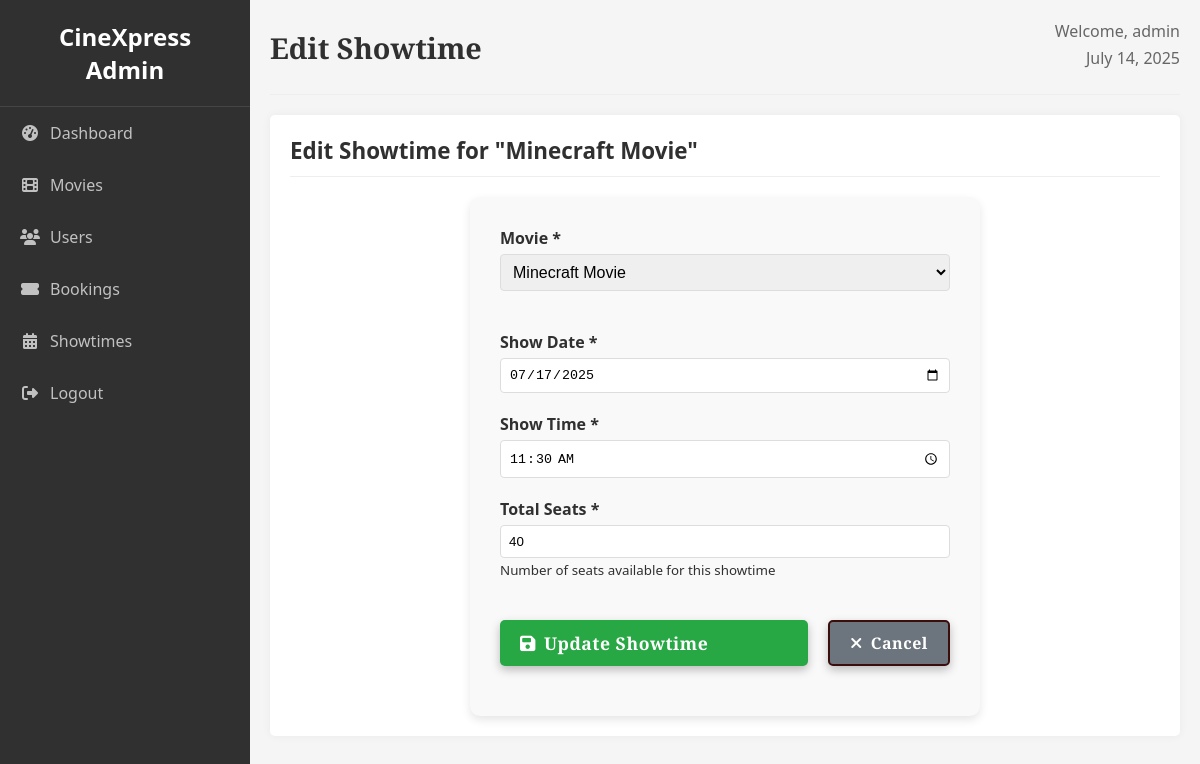
Page /admin/editShowtime.php?id=44 (signed in) on the committed database.
### tables this page shows
CREATE TABLE showtimes (
    id INT PRIMARY KEY AUTO_INCREMENT,
    movie_id INT NOT NULL,
    show_date DATE NOT NULL,
    show_time TIME NOT NULL,
    total_seats INT DEFAULT 40,
    FOREIGN KEY (movie_id) REFERENCES movies(id)
);

CREATE TABLE movies (
    id INT PRIMARY KEY AUTO_INCREMENT,
    title VARCHAR(255) NOT NULL,
    description TEXT,
    genre VARCHAR(100),
    duration INT,
    rating VARCHAR(10),
    release_date DATE,
    poster_url VARCHAR(255),
    status ENUM('now_showing', 'coming_soon') DEFAULT 'now_showing',
    price DECIMAL(10,2) DEFAULT 0.00,
    created_at TIMESTAMP DEFAULT CURRENT_TIMESTAMP
);

### includes/helpers.php (called while the page is built, shortened)
<?php
function e($string) {
    return htmlspecialchars($string, ENT_QUOTES, 'UTF-8');
}
?>

### admin/editShowtime.php (the view, shortened to what this page needs)
<?php
include '../includes/init.php';
$showtime_id = $_GET['id'] ?? '';
$stmt = $conn->prepare("SELECT s.*, m.title as movie_title FROM showtimes s JOIN movies m ON s.movie_id = m.id WHERE s.id = ?");
$stmt->bind_param("i", $showtime_id);
$stmt->execute();
$showtime = $stmt->get_result()->fetch_assoc();
$movies = $conn->query("SELECT id, title FROM movies WHERE status = 'now_showing' ORDER BY title");
?>
<!DOCTYPE html>
<html lang="en">
<head>
    <link rel="stylesheet" href="../assets/css/style.css">
    <link rel="stylesheet" href="https://cdnjs.cloudflare.com/ajax/libs/font-awesome/6.4.0/css/all.min.css">
</head>
<body>
    <div class="admin-wrapper">
        <main class="admin-content">
            <div class="admin-header">
                <div class="admin-title">
                    <h1>Edit Showtime</h1>
                </div>
                <div class="admin-user">
                    <span>Welcome, <?php echo e($_SESSION['display_name'] ?? $_SESSION['username']); ?></span>
                    <span><?php echo date('F j, Y'); ?></span>
                </div>
            </div>
            <div class="admin-section">
                <div class="admin-section-header">
                    <h2>Edit Showtime for "<?php echo e($showtime['movie_title']); ?>"</h2>
                </div>
                <form method="POST" class="admin-form">
                    <div class="form-group">
                        <label for="movie_id">Movie <span class="required">*</span></label>
                        <select name="movie_id" id="movie_id" required style="width: 100%; padding: 8px; border: 1px solid #ddd; border-radius: 4px; box-sizing: border-box;">
                            <?php if ($movies && $movies->num_rows > 0): ?>
                                <?php while($movie = $movies->fetch_assoc()): ?>
                                    <option value="<?php echo $movie['id']; ?>"
                                            <?php echo (isset($_POST['movie_id']) ?
                                                ($_POST['movie_id'] == $movie['id'] ? 'selected' : '') :
                                                ($showtime['movie_id'] == $movie['id'] ? 'selected' : '')); ?>>
                                        <?php echo e($movie['title']); ?>
                                    </option>
                                <?php endwhile; ?>
                            <?php endif; ?>
                        </select>
                    </div>
                    <div class="form-group">
                        <label for="show_date">Show Date <span class="required">*</span></label>
                        <input type="date" name="show_date" id="show_date"
                               value="<?php echo e($_POST['show_date'] ?? $showtime['show_date']); ?>"
                               min="<?php echo date('Y-m-d'); ?>" required
                               style="width: 100%; padding: 8px; border: 1px solid #ddd; border-radius: 4px; box-sizing: border-box;">
                    </div>
                    <div class="form-group">
                        <label for="show_time">Show Time <span class="required">*</span></label>
                        <input type="time" name="show_time" id="show_time"
                               value="<?php echo e($_POST['show_time'] ?? $showtime['show_time']); ?>" required
                               style="width: 100%; padding: 8px; border: 1px solid #ddd; border-radius: 4px; box-sizing: border-box;">
                    </div>
                    <div class="form-group">
                        <label for="total_seats">Total Seats <span class="required">*</span></label>
                        <input type="number" name="total_seats" id="total_seats"
                               value="<?php echo e($_POST['total_seats'] ?? $showtime['total_seats']); ?>"
                               min="1" max="200" required
                               style="width: 100%; padding: 8px; border: 1px solid #ddd; border-radius: 4px; box-sizing: border-box;">
                        <small class="form-help">Number of seats available for this showtime</small>
                    </div>
                    <div class="form-actions">
                        <button type="submit" class="button" style="background-color: #28a745; color: white; padding: 10px 20px; border: none; border-radius: 5px; cursor: pointer; display: inline-flex; align-items: center; gap: 8px;">
                            <i class="fas fa-save"></i> Update Showtime
                        </button>
                        <a href="manageShowtimes.php" class="button" style="background-color: #6c757d; color: white; text-decoration: none; padding: 10px 20px; border-radius: 5px; display: inline-flex; align-items: center; gap: 8px; margin-left: 10px;">
                            <i class="fas fa-times"></i> Cancel
                        </a>
                    </div>
                </form>
            </div>
        </main>
    </div>
</body>
</html>

### assets/css/style.css (style rules this page uses)
body { margin: 0; padding: 0; font-family: "Segoe UI", sans-serif; background:linear-gradient(135deg, #3c0d0d, #7e2e2e, #2b1a12); color: #303030; }
h1, h2 { color: #3c0d0d; }
h1, .site-name, .movie-title { font-family: 'Cinzel', serif; }
.button { display: inline-block; background-color: #7e2e2e; color: #f3e5ab; padding: 10px 20px; border: 2px solid #3c0d0d; border-radius: 6px; margin: 10px auto 20px auto; transition: all 0.3s ease; cursor: pointer; font-weight: 600; font-family: 'Cinzel', serif; letter-spacing: 0.5px; text-align: center; box-shadow: 0 4px 10px rgba(0, 0, 0, 0.25); }
form { max-width: 450px; margin: 0 auto; padding: 30px; background: #f9f9f9; border-radius: 10px; box-shadow: 0 4px 10px rgba(0, 0, 0, 0.1); }
form input[type="text"], form input[type="email"], form input[type="password"], form select, form textarea { width: 100%; padding: 12px; margin-bottom: 20px; border-radius: 5px; border: 2px solid #ddd; font-size: 1em; transition: border-color 0.3s; box-sizing: border-box; }
form label { font-weight: bold; color: #303030; display: block; margin-bottom: 8px; }
form button[type="submit"] { width: 100%; padding: 12px; background-color: #303030; color: white; border: none; border-radius: 5px; font-size: 1.1em; cursor: pointer; transition: background-color 0.3s; }
.admin-wrapper { display: flex; min-height: 100vh; background-color: #f5f5f5; }
.admin-content { flex: 1; margin-left: 250px; padding: 20px; }
.admin-header { display: flex; justify-content: space-between; align-items: center; margin-bottom: 20px; padding-bottom: 20px; border-bottom: 1px solid #eee; }
.admin-title h1 { margin: 0; font-size: 1.8rem; color: #303030; }
.admin-user { display: flex; flex-direction: column; align-items: flex-end; }
.admin-user span { margin-bottom: 5px; color: #666; }
.admin-section { background: #fff; border-radius: 5px; padding: 20px; box-shadow: 0 0 10px rgba(0, 0, 0, 0.05); }
.form-group { margin-bottom: 20px; }
.form-group label { display: block; margin-bottom: 5px; font-weight: 600; }
.form-actions { margin-top: 30px; display: flex; justify-content: flex-end; gap: 10px; }
.admin-section-header { margin-bottom: 20px; border-bottom: 1px solid #eee; padding-bottom: 10px; }
.admin-section-header h2 { margin: 0; font-size: 1.4rem; color: #303030; }

### rows in the picture
showtimes: movie.title "Minecraft Movie", movie_id "Minecraft Movie", show_date "07/17/2025", show_time "11:30:00", total_seats "40"

### other values in the picture
$item[0] "Dashboard"
$item[0] "Movies"
$item[0] "Users"
$item[0] "Bookings"
$item[0] "Showtimes"
$item[0] "Logout"
$_SESSION['display_name'] "admin"
